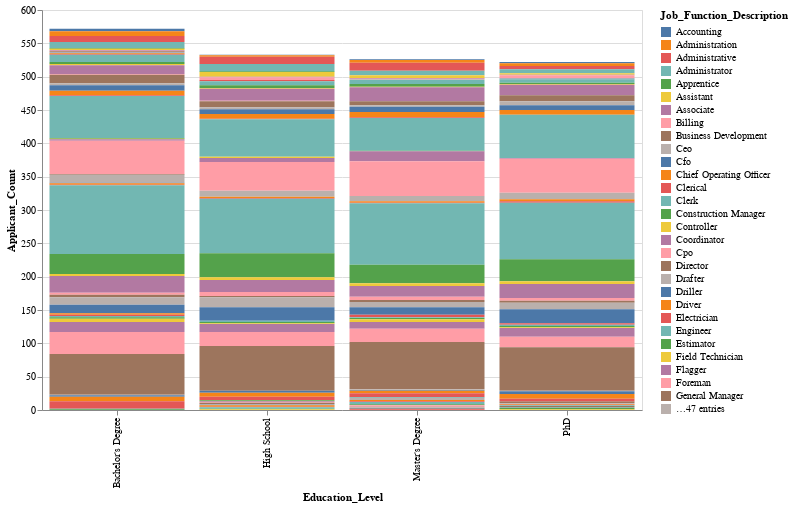

The code cell stored with this chart in its notebook:
### Code cell
interactive_chart

### Figure 1 — Vega-Lite specification as saved in the notebook (floating-point values rounded to 4 significant figures; data arrays with more than 128 entries replaced by an {"elided": "..."} marker saying what was removed)
{"config": {"view": {"continuousWidth": 400, "continuousHeight": 300}}, "data": {"name": "data-5c8c30bc23f6ef98384210dcc25b7c09"}, "mark": "bar", "encoding": {"color": {"field": "Job_Function_Description", "scale": {"domain": ["Accounting", "Administration", "Administrative", "Administrator", "Apprentice", "Assistant", "Associate", "Billing", "Business Development", "Ceo", "Cfo", "Chief Operating Officer", "Clerical", "Clerk", "Construction Manager", "Controller", "Coordinator", "Cpo", "Director", "Drafter", "Driller", "Driver", "Electrician", "Engineer", "Estimator", "Field Technician", "Flagger", "Foreman", "General Manager", "Groundman", "Inspector", "Intern", "Labor", "Laborer", "Lineman", "Locator", "Manager", "Mechanic", "Model Assistant", "Operator", "Project Manager", "Purchasing", "Runner", "Safety", "Shop", "Specialist", "Splicer", "Supervisor", "Technician", "Tester", "Top Hand", "Tower Hand", "Vp", "Warehouse Technician", "Welder", "Accountant", "Analyst", "Attendant", "Executive Assistant", "Field Project Manager", "Helpdesk", "Planner", "Principal", "Program Manager", "Project Coordinator", "Support", "Evp", "Executive", "Helper", "Recruiter", "Services", "Svp", "Warehouse", "Crew Leader", "Safety Manager", "Traffic"]}, "type": "nominal"}, "tooltip": [{"field": "Education_Level", "type": "nominal"}, {"field": "Job_Function_Description", "type": "nominal"}, {"field": "Applicant_Count", "type": "nominal"}], "x": {"field": "Education_Level", "scale": {"domain": ["Bachelor's Degree", "High School", "Master's Degree", "PhD"]}, "type": "nominal"}, "y": {"field": "Applicant_Count", "scale": {}, "type": "quantitative"}}, "height": 400, "selection": {"selector044": {"type": "interval", "bind": "scales", "encodings": ["x", "y"]}}, "width": 600, "$schema": "https://vega.github.io/schema/vega-lite/v4.json", "datasets": {"data-5c8c30bc23f6ef98384210dcc25b7c09": {"elided": "217 records"}}}
